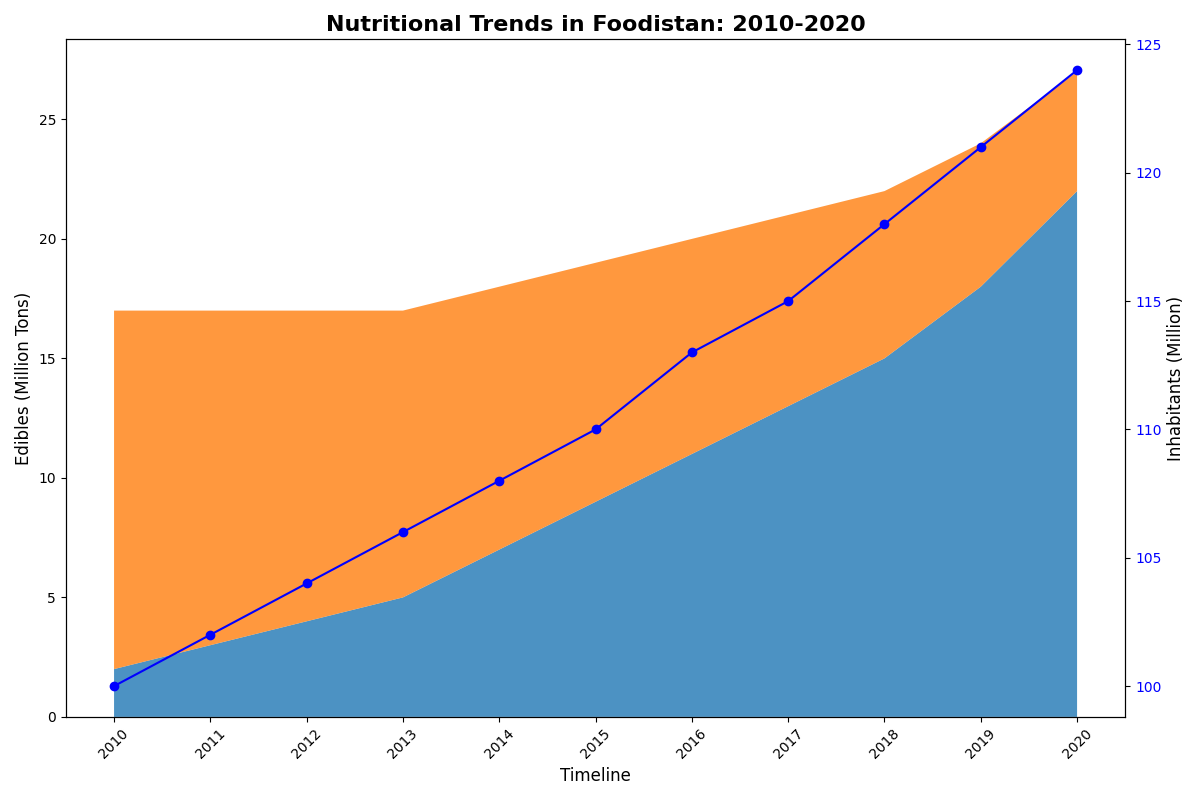

The script that drew this image:
import matplotlib.pyplot as plt
import numpy as np

years = np.arange(2010, 2021)

vegetables = np.array([2, 3, 4, 5, 7, 9, 11, 13, 15, 18, 22])
grains = np.array([15, 14, 13, 12, 11, 10, 9, 8, 7, 6, 5])

population_growth = np.array([100, 102, 104, 106, 108, 110, 113, 115, 118, 121, 124])

fig, ax1 = plt.subplots(figsize=(12, 8))

ax1.stackplot(years, vegetables, grains, colors=['#1f77b4', '#ff7f0e'], alpha=0.8)

ax1.set_title('Nutritional Trends in Foodistan: 2010-2020', fontsize=16, fontweight='bold')
ax1.set_xlabel('Timeline', fontsize=12)
ax1.set_ylabel('Edibles (Million Tons)', fontsize=12)

ax1.set_xticks(years)
ax1.set_xticklabels(years, rotation=45)

ax2 = ax1.twinx()
ax2.plot(years, population_growth, color='b', linestyle='-', marker='o')
ax2.set_ylabel('Inhabitants (Million)', fontsize=12)
ax2.tick_params(axis='y', labelcolor='b')

plt.tight_layout()
plt.show()
